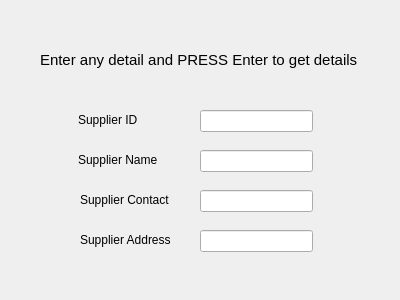
<?xml version="1.0" encoding="UTF-8"?>
<ui version="4.0">
 <class>Form</class>
 <widget class="QWidget" name="Form">
  <property name="geometry">
   <rect>
    <x>0</x>
    <y>0</y>
    <width>400</width>
    <height>300</height>
   </rect>
  </property>
  <property name="windowTitle">
   <string>Form</string>
  </property>
  <widget class="QLabel" name="label">
   <property name="geometry">
    <rect>
     <x>78</x>
     <y>110</y>
     <width>81</width>
     <height>20</height>
    </rect>
   </property>
   <property name="text">
    <string>Supplier ID</string>
   </property>
  </widget>
  <widget class="QLineEdit" name="lineEdit_3">
   <property name="geometry">
    <rect>
     <x>200</x>
     <y>190</y>
     <width>113</width>
     <height>22</height>
    </rect>
   </property>
  </widget>
  <widget class="QLabel" name="label_2">
   <property name="geometry">
    <rect>
     <x>78</x>
     <y>150</y>
     <width>91</width>
     <height>20</height>
    </rect>
   </property>
   <property name="text">
    <string>Supplier Name</string>
   </property>
  </widget>
  <widget class="QLineEdit" name="lineEdit_2">
   <property name="geometry">
    <rect>
     <x>200</x>
     <y>150</y>
     <width>113</width>
     <height>22</height>
    </rect>
   </property>
  </widget>
  <widget class="QLineEdit" name="lineEdit">
   <property name="geometry">
    <rect>
     <x>200</x>
     <y>110</y>
     <width>113</width>
     <height>22</height>
    </rect>
   </property>
  </widget>
  <widget class="QLabel" name="label_3">
   <property name="geometry">
    <rect>
     <x>80</x>
     <y>190</y>
     <width>101</width>
     <height>20</height>
    </rect>
   </property>
   <property name="text">
    <string>Supplier Contact</string>
   </property>
  </widget>
  <widget class="QLineEdit" name="lineEdit_4">
   <property name="geometry">
    <rect>
     <x>200</x>
     <y>230</y>
     <width>113</width>
     <height>22</height>
    </rect>
   </property>
   <property name="text">
    <string/>
   </property>
  </widget>
  <widget class="QLabel" name="label_4">
   <property name="geometry">
    <rect>
     <x>80</x>
     <y>230</y>
     <width>101</width>
     <height>20</height>
    </rect>
   </property>
   <property name="text">
    <string>Supplier Address</string>
   </property>
  </widget>
  <widget class="QLabel" name="label_5">
   <property name="geometry">
    <rect>
     <x>40</x>
     <y>50</y>
     <width>321</width>
     <height>20</height>
    </rect>
   </property>
   <property name="font">
    <font>
     <pointsize>11</pointsize>
    </font>
   </property>
   <property name="text">
    <string>Enter any detail and PRESS Enter to get details</string>
   </property>
  </widget>
 </widget>
 <resources/>
 <connections/>
</ui>
